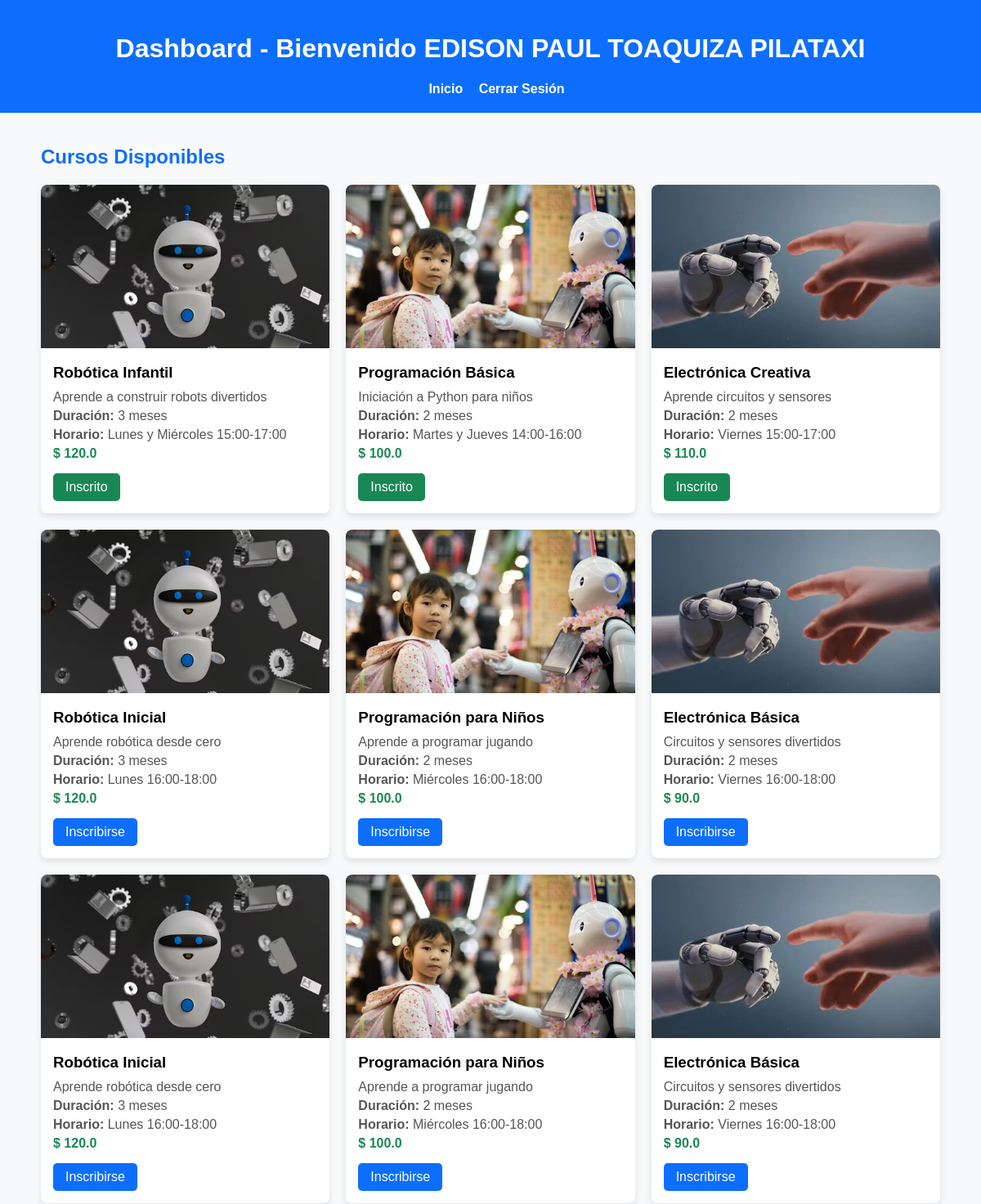
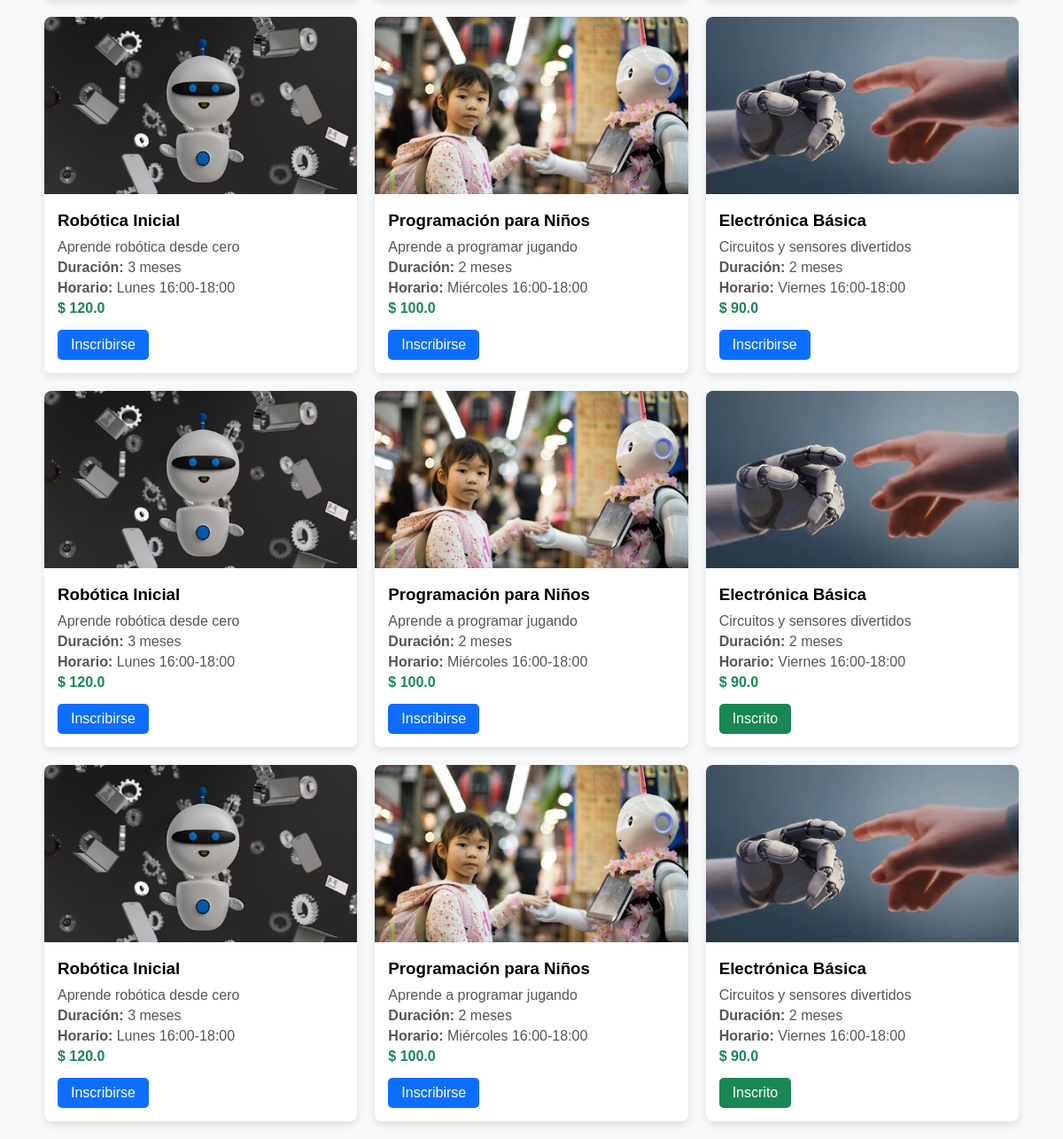
/dashboard (signed in), run on the app's committed database (2 pictures, top to bottom).
### tables this page shows
CREATE TABLE cursos (
            id INTEGER PRIMARY KEY AUTOINCREMENT,
            titulo TEXT,
            descripcion TEXT,
            duracion TEXT,
            precio REAL,
            horario TEXT,
            imagen TEXT
        );

### app.py (the view)
@app.route('/dashboard')
def dashboard():
    if 'usuario_id' not in session:
        return redirect(url_for('login'))
    conn = get_connection()
    cursos = conn.execute("SELECT * FROM cursos").fetchall()
    inscripciones = conn.execute("SELECT curso_id FROM inscripciones WHERE usuario_id = ?", (session['usuario_id'],)).fetchall()
    inscritos = [i['curso_id'] for i in inscripciones]
    conn.close()
    return render_template('dashboard.html', cursos=cursos, inscritos=inscritos)

### app.py (called while the page is built)
def get_connection():
    conn = sqlite3.connect(DATABASE)
    conn.row_factory = sqlite3.Row
    return conn

### templates/dashboard.html (shortened to what this page needs)
<!DOCTYPE html>
<html lang="es">
<head>
</head>
<body>
    <header>
        <h1>Dashboard - Bienvenido {{ session['usuario_nombre'] }}</h1>
        <a href="{{ url_for('index') }}">Inicio</a>
        <a href="{{ url_for('logout') }}">Cerrar Sesión</a>
    </header>
    <div class="container">
        <h2>Cursos Disponibles</h2>
        <div class="cursos">
            {% for curso in cursos %}
            <div class="curso">
                <img src="{{ url_for('static', filename=curso['imagen']) }}" alt="{{ curso['titulo'] }}">
                <div class="curso-content">
                    <h3>{{ curso['titulo'] }}</h3>
                    <p>{{ curso['descripcion'] }}</p>
                    <p><strong>Duración:</strong> {{ curso['duracion'] }}</p>
                    <p><strong>Horario:</strong> {{ curso['horario'] }}</p>
                    <p class="precio">$ {{ curso['precio'] }}</p>
                    {% if curso['id'] in inscritos %}
                        <span class="btn" style="background-color:#198754;">Inscrito</span>
                    {% else %}
                        <a href="{{ url_for('inscribirse', curso_id=curso['id']) }}" class="btn">Inscribirse</a>
                    {% endif %}
                </div>
            </div>
            {% endfor %}
        </div>
    </div>
</body>
</html>

### templates/dashboard.html (style rules this page uses)
body { font-family: Arial, sans-serif; background-color: #f8f9fa; margin:0; padding:0; }
header { background-color: #0d6efd; color: white; padding: 20px; text-align: center; }
header a { color: white; margin-left: 15px; text-decoration: none; font-weight: bold; }
.container { max-width: 1100px; margin: auto; padding: 20px; }
h2 { color: #0d6efd; }
.cursos { display: grid; grid-template-columns: repeat(auto-fit, minmax(300px, 1fr)); gap: 20px; margin-top: 20px; }
.curso { background-color: white; border-radius: 8px; box-shadow: 0 4px 8px rgba(0,0,0,0.1); overflow: hidden; transition: transform 0.2s; }
.curso img { width: 100%; height: 200px; object-fit: cover; }
.curso-content { padding: 15px; }
.curso-content h3 { margin: 0 0 10px 0; }
.curso-content p { margin: 5px 0; color: #555; }
.curso-content .precio { font-weight: bold; color: #198754; }
.btn { display: inline-block; margin-top: 10px; padding: 8px 15px; background-color: #0d6efd; color: white; text-decoration: none; border-radius: 5px; transition: background-color 0.2s; }

### data on the page
cursos: imagen (picture), titulo "Robótica Infantil", descripcion "Aprende a construir robots divertidos", duracion "3 meses", horario "Lunes y Miércoles 15:00-17:00", precio "120.0", shows "Inscrito"
cursos: imagen (picture), titulo "Programación Básica", descripcion "Iniciación a Python para niños", duracion "2 meses", horario "Martes y Jueves 14:00-16:00", precio "100.0", shows "Inscrito"
cursos: imagen (picture), titulo "Electrónica Creativa", descripcion "Aprende circuitos y sensores", duracion "2 meses", horario "Viernes 15:00-17:00", precio "110.0", shows "Inscrito"
cursos: imagen (picture), titulo "Robótica Inicial", descripcion "Aprende robótica desde cero", duracion "3 meses", horario "Lunes 16:00-18:00", precio "120.0"
cursos: imagen (picture), titulo "Programación para Niños", descripcion "Aprende a programar jugando", duracion "2 meses", horario "Miércoles 16:00-18:00", precio "100.0"
cursos: imagen (picture), titulo "Electrónica Básica", descripcion "Circuitos y sensores divertidos", duracion "2 meses", horario "Viernes 16:00-18:00", precio "90.0"
cursos: imagen (picture), titulo "Robótica Inicial", descripcion "Aprende robótica desde cero", duracion "3 meses", horario "Lunes 16:00-18:00", precio "120.0"
cursos: imagen (picture), titulo "Programación para Niños", descripcion "Aprende a programar jugando", duracion "2 meses", horario "Miércoles 16:00-18:00", precio "100.0"
cursos: imagen (picture), titulo "Electrónica Básica", descripcion "Circuitos y sensores divertidos", duracion "2 meses", horario "Viernes 16:00-18:00", precio "90.0"
cursos: imagen (picture), titulo "Robótica Inicial", descripcion "Aprende robótica desde cero", duracion "3 meses", horario "Lunes 16:00-18:00", precio "120.0"
cursos: imagen (picture), titulo "Programación para Niños", descripcion "Aprende a programar jugando", duracion "2 meses", horario "Miércoles 16:00-18:00", precio "100.0"
cursos: imagen (picture), titulo "Electrónica Básica", descripcion "Circuitos y sensores divertidos", duracion "2 meses", horario "Viernes 16:00-18:00", precio "90.0"
cursos: imagen (picture), titulo "Robótica Inicial", descripcion "Aprende robótica desde cero", duracion "3 meses", horario "Lunes 16:00-18:00", precio "120.0"
cursos: imagen (picture), titulo "Programación para Niños", descripcion "Aprende a programar jugando", duracion "2 meses", horario "Miércoles 16:00-18:00", precio "100.0"
cursos: imagen (picture), titulo "Electrónica Básica", descripcion "Circuitos y sensores divertidos", duracion "2 meses", horario "Viernes 16:00-18:00", precio "90.0", shows "Inscrito"
cursos: imagen (picture), titulo "Robótica Inicial", descripcion "Aprende robótica desde cero", duracion "3 meses", horario "Lunes 16:00-18:00", precio "120.0"
cursos: imagen (picture), titulo "Programación para Niños", descripcion "Aprende a programar jugando", duracion "2 meses", horario "Miércoles 16:00-18:00", precio "100.0"
cursos: imagen (picture), titulo "Electrónica Básica", descripcion "Circuitos y sensores divertidos", duracion "2 meses", horario "Viernes 16:00-18:00", precio "90.0", shows "Inscrito"

### other printed values
{{ session['usuario_nombre'] }} "EDISON PAUL TOAQUIZA PILATAXI"
